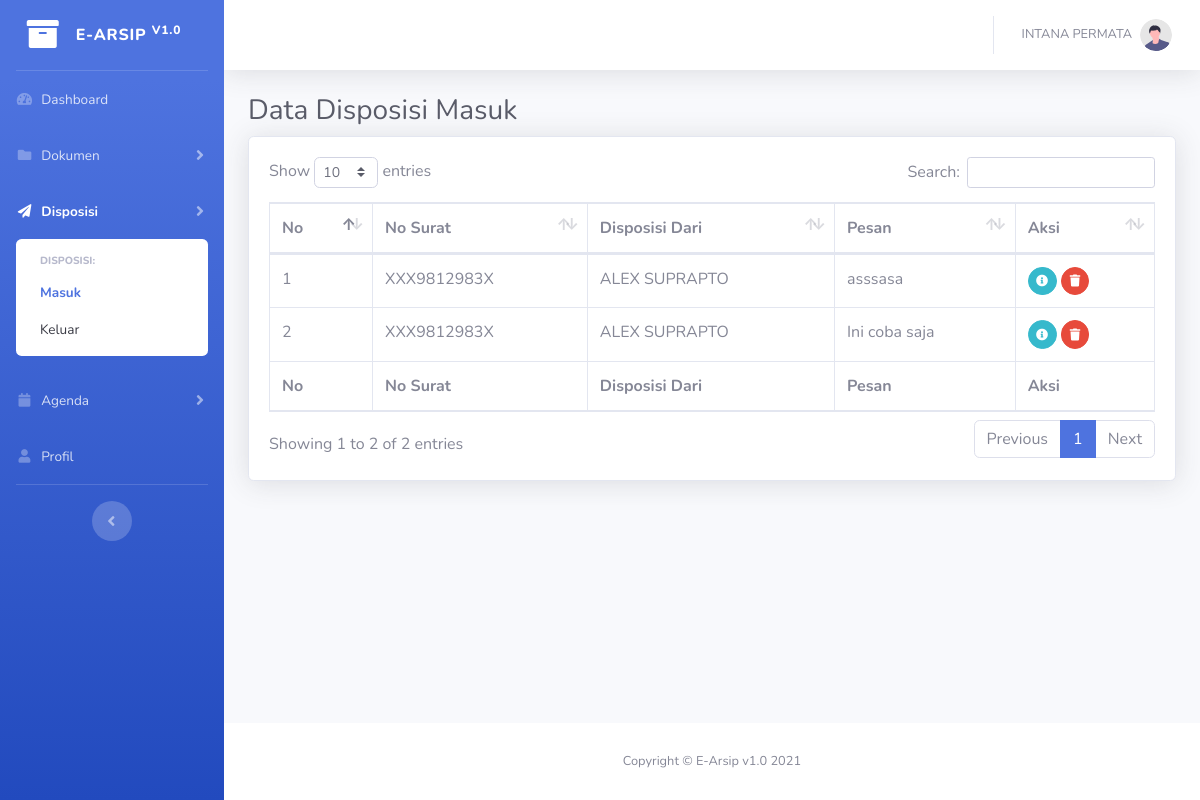
The app's page /disposisi_masuk.php (signed in) with its own data.
### tables this page shows
CREATE TABLE `user` (
  `username` varchar(20) NOT NULL,
  `jabatan` int(11) NOT NULL,
  `nama` varchar(100) NOT NULL,
  `password` varchar(50) NOT NULL
);

CREATE TABLE `tb_disposisi` (
  `id_disposisi` int(11) NOT NULL,
  `id_surat` int(11) NOT NULL,
  `id_pengirim` varchar(50) NOT NULL,
  `id_penerima` varchar(50) NOT NULL,
  `pesan` varchar(100) NOT NULL
);

CREATE TABLE `tb_surat` (
  `id_surat` int(11) NOT NULL,
  `tgl_arsip` date NOT NULL,
  `ket` int(11) NOT NULL,
  `no_surat` varchar(50) NOT NULL,
  `perihal` varchar(50) NOT NULL,
  `tanggal` varchar(20) NOT NULL,
  `asal` varchar(50) NOT NULL,
  `file` varchar(100) NOT NULL
);

### disposisi_masuk.php (the view, shortened to what this page needs)
<?php
    include 'koneksi.php';
?>
<!DOCTYPE html>
<html lang="en">
<head>
    <link href="assets/vendor/fontawesome-free/css/all.min.css" rel="stylesheet" type="text/css">
    <link href="assets/css/sb-admin-2.min.css" rel="stylesheet">
    <link href="assets/vendor/datatables/dataTables.bootstrap4.min.css" rel="stylesheet">
</head>
<body id="page-top">
<div id="wrapper">
    <ul class="navbar-nav bg-gradient-primary sidebar sidebar-dark accordion" id="accordionSidebar">
        <a class="sidebar-brand d-flex align-items-center justify-content-center" href="index.php">
            <div class="sidebar-brand-icon rotate-n-90">
                <i class="fas fa-archive"></i>
            </div>
            <div class="sidebar-brand-text mx-3">E-ARSIP <sup>v1.0</sup></div>
        </a>
        <hr class="sidebar-divider my-0">
        <li class="nav-item">
            <a class="nav-link" href="index.php">
                <i class="fas fa-fw fa-tachometer-alt"></i>
                <span>Dashboard</span></a>
        </li>
        <li class="nav-item">
            <a class="nav-link collapsed" href="#" data-toggle="collapse" data-target="#collapseSurat"
               aria-expanded="true" aria-controls="collapseSurat">
                <i class="fas fa-fw fa-folder"></i>
                <span>Dokumen</span>
            </a>
        </li>
        <li class="nav-item active">
            <a class="nav-link collapsed" href="#" data-toggle="collapse" data-target="#collapseDisposisi"
               aria-expanded="true" aria-controls="collapseDisposisi">
                <i class="fas fa-fw fa-paper-plane"></i>
                <span>Disposisi</span>
            </a>
            <div id="collapseDisposisi" class="collapse show" aria-labelledby="headingPages" data-parent="#accordionSidebar">
                <div class="bg-white py-2 collapse-inner rounded">
                    <h6 class="collapse-header">Disposisi:</h6>
                    <a class="collapse-item active" href="disposisi_masuk.php">Masuk</a>
                    <a class="collapse-item" href="disposisi_keluar.php">Keluar</a>
                </div>
            </div>
        </li>
        <li class="nav-item">
            <a class="nav-link collapsed" href="#" data-toggle="collapse" data-target="#collapseAgenda"
               aria-expanded="true" aria-controls="collapseAgenda">
                <i class="fas fa-fw fa-calendar"></i>
                <span>Agenda</span>
            </a>
        </li>
        <li class="nav-item">
            <a class="nav-link" href="profile.php">
                <i class="fas fa-fw fa-user"></i>
                <span>Profil</span></a>
        </li>
        <hr class="sidebar-divider d-none d-md-block">
        <div class="text-center d-none d-md-inline">
            <button class="rounded-circle border-0" id="sidebarToggle"></button>
        </div>
    </ul>
    <div id="content-wrapper" class="d-flex flex-column">
        <div id="content">
            <nav class="navbar navbar-expand navbar-light bg-white topbar mb-4 static-top shadow">
                <ul class="navbar-nav ml-auto">
                    <li class="nav-item dropdown no-arrow">
                        <a class="nav-link dropdown-toggle" href="#" id="userDropdown" role="button"
                           data-toggle="dropdown" aria-haspopup="true" aria-expanded="false">
                            <span class="mr-2 d-none d-lg-inline text-gray-600 small">
                                <?php
                                    $username = $_SESSION['username'];
                                    $sql = "SELECT * FROM user WHERE username='$username'";
                                    $result = $conn->query($sql);
                                    if ($result->num_rows > 0) {
                                        while($row = $result->fetch_assoc()) {
                                            echo $row['nama'];
                                        }
                                    } else {
                                        printf('No record found.<br />');
                                    }
                                ?>
                            </span>
                            <img class="img-profile rounded-circle"
                                 src="assets/img/undraw_profile.svg">
                        </a>
                    </li>
                </ul>
            </nav>
            <div class="container-fluid">
                <h1 class="h3 mb-2 text-gray-800">Data Disposisi Masuk</h1>
                <div class="card shadow mb-4">
                    <div class="card-body">
                        <div class="table-responsive">
                            <table class="table table-bordered" id="dataTable" width="100%" cellspacing="0">
                                <thead>
                                <tr>
                                    <th>No</th>
                                    <th>No Surat</th>
                                    <th>Disposisi Dari</th>
                                    <th>Pesan</th>
                                    <th>Aksi</th>
                                </tr>
                                </thead>
                                <tfoot>
                                <tr>
                                    <th>No</th>
                                    <th>No Surat</th>
                                    <th>Disposisi Dari</th>
                                    <th>Pesan</th>
                                    <th>Aksi</th>
                                </tr>
                                </tfoot>
                                <tbody>
                                <?php
                                    include 'koneksi.php';
                                    $user = $_SESSION['username'];
                                    $sql = "SELECT * FROM tb_disposisi WHERE id_penerima='$user'";
                                    $result = $conn->query($sql);
                                    $i = 1;
                                    if ($result->num_rows > 0) {
                                        while($row = $result->fetch_assoc()) {
                                            ?>
                                            <tr>
                                                <td><?php echo $i++?></td>
                                                <td><?php
                                                        $idsurat = $row['id_surat'];
                                                        $sqlsurat = "Select no_surat FROM tb_surat WHERE id_surat='$idsurat'";
                                                        $resultsurat = $conn -> query($sqlsurat);
                                                        echo $resultsurat->fetch_assoc()['no_surat'];
                                                    ?>
                                                </td>
                                                <td><?php
                                                        $uname = $row['id_pengirim'];
                                                        $sqlpengirim = "Select nama FROM user WHERE username='$uname'";
                                                        $resultpengirim = $conn -> query($sqlpengirim);
                                                        $pengirimdisposisi = $resultpengirim->fetch_assoc()['nama'];
                                                        echo $pengirimdisposisi;
                                                    ?></td>
                                                <td><?php echo $row['pesan']?></td>
                                                <td>
                                                    <a href="#" data-toggle="modal" data-target="#infoModal" class="btn btn-info btn-circle btn-sm">
                                                        <i class="fas fa-info-circle"></i>
                                                    </a>
                                                    <a href="#" data-toggle="modal" data-target="#hapusModal" class="btn btn-danger btn-circle btn-sm">
                                                        <i class="fas fa-trash"></i>
                                                    </a>
                                                </td>
                                            </tr>
                                            <?php
                                        }
                                    } else {
                                        printf('No record found.<br />');
                                    }
                                ?>
                                </tbody>
                            </table>
                        </div>
                    </div>
                </div>
            </div>
        </div>
        <footer class="sticky-footer bg-white">
            <div class="container my-auto">
                <div class="copyright text-center my-auto">
                    <span>Copyright &copy; E-Arsip v1.0 2021</span>
                </div>
            </div>
        </footer>
    </div>
</div>
</body>
</html>

### records on screen
user: nama "INTANA PERMATA"
tb_disposisi: id_surat.no_surat "XXX9812983X", id_pengirim.nama "ALEX SUPRAPTO", pesan "asssasa"
tb_disposisi: id_surat.no_surat "XXX9812983X", id_pengirim.nama "ALEX SUPRAPTO", pesan "Ini coba saja"
